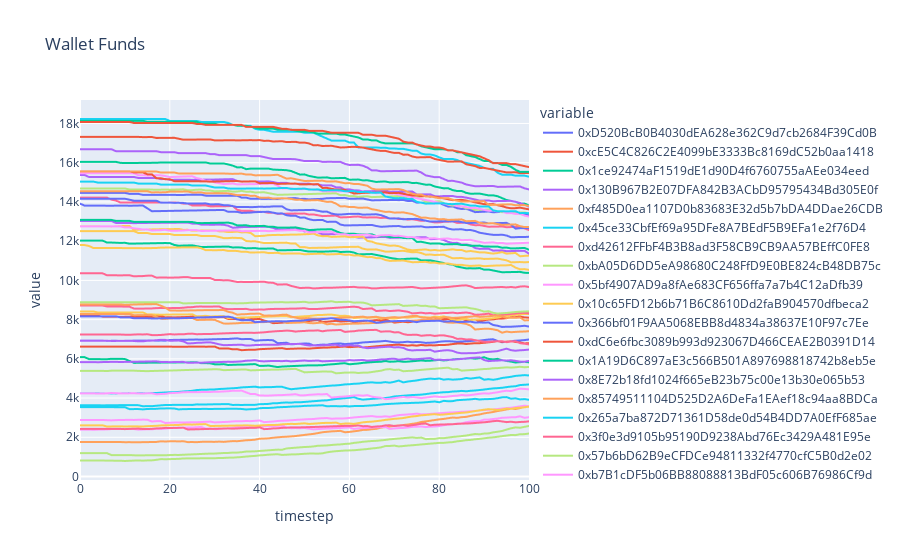

Notebook source saved alongside this figure:
### Code cell
wfunds_df.plot(x="timestep", y=list(WALLETS.keys()), title="Wallet Funds")
